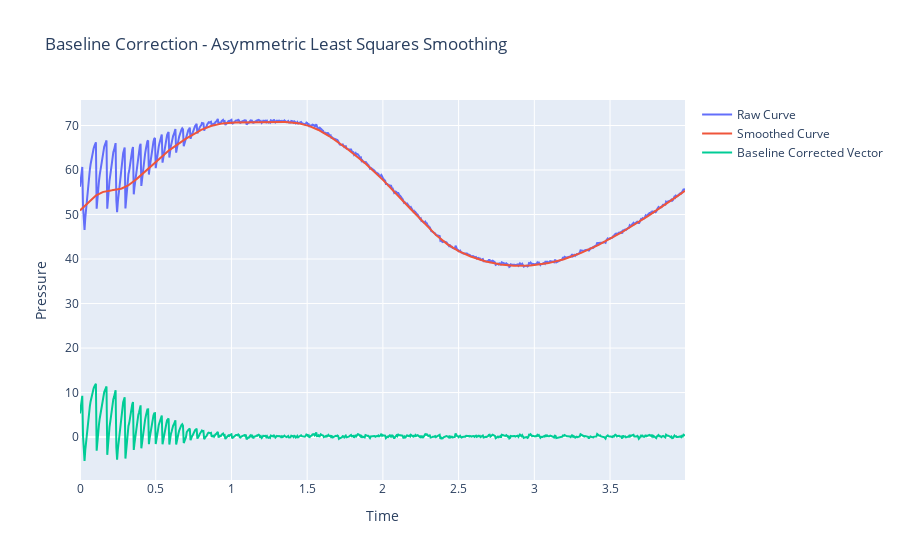

The notebook cell saved with this chart:
### Code cell
"""
4. Asymmetric Least Squares Smoothing
- estimate a baseline in data by minimizing the sum of squared differences between the data and a smooth curve
- does this by applying different penalties to deviations above and below the curve.
- This asymmetry allows the smoother to better fit the baseline while accommodating peaks or other features in the data
"""
from scipy import sparse
from scipy.sparse.linalg import spsolve
smoothness = 1e4 
asymmetry = 0.1
n_iterations=10
L = len(pressure_vector)
D = sparse.csc_matrix(np.diff(np.eye(L), 2))
w = np.ones(L)
for i in range(n_iterations):
    W = sparse.spdiags(w, 0, L, L)
    Z = W + smoothness * D.dot(D.transpose())
    baseline = spsolve(Z, w*pressure_vector)
    w = asymmetry * (pressure_vector > baseline) + (1-asymmetry) * (pressure_vector < baseline)

baseline_corrected_vector = pressure_vector - baseline
fig = go.Figure()
fig.add_trace(go.Scatter(x=time, y=pressure_vector, mode='lines', name='Raw Curve'))
fig.add_trace(go.Scatter(x=time, y=baseline, mode='lines', name='Smoothed Curve'))
fig.add_trace(go.Scatter(x=time, y=baseline_corrected_vector, mode='lines', name='Baseline Corrected Vector'))
fig.update_layout(title='Baseline Correction - Asymmetric Least Squares Smoothing', xaxis_title='Time', yaxis_title='Pressure')
fig.show()
fig.write_image("dev/figures/fig_baseline_correction_AsLS_smoothing.png", width=1100, height= 350, scale = 3)

### Figure 1 — Plotly figure (JSON) as saved in the notebook; plotly's stock layout.template omitted (floating-point values rounded to 4 significant figures; data arrays with more than 128 entries replaced by an {"elided": "..."} marker saying what was removed)
{"data": [{"mode": "lines", "name": "Raw Curve", "type": "scatter", "x": {"elided": "800 float values"}, "y": {"elided": "800 float values"}}, {"mode": "lines", "name": "Smoothed Curve", "type": "scatter", "x": {"elided": "800 float values"}, "y": {"elided": "800 float values"}}, {"mode": "lines", "name": "Baseline Corrected Vector", "type": "scatter", "x": {"elided": "800 float values"}, "y": {"elided": "800 float values"}}], "layout": {"title": {"text": "Baseline Correction - Asymmetric Least Squares Smoothing"}, "xaxis": {"title": {"text": "Time"}}, "yaxis": {"title": {"text": "Pressure"}}}}
